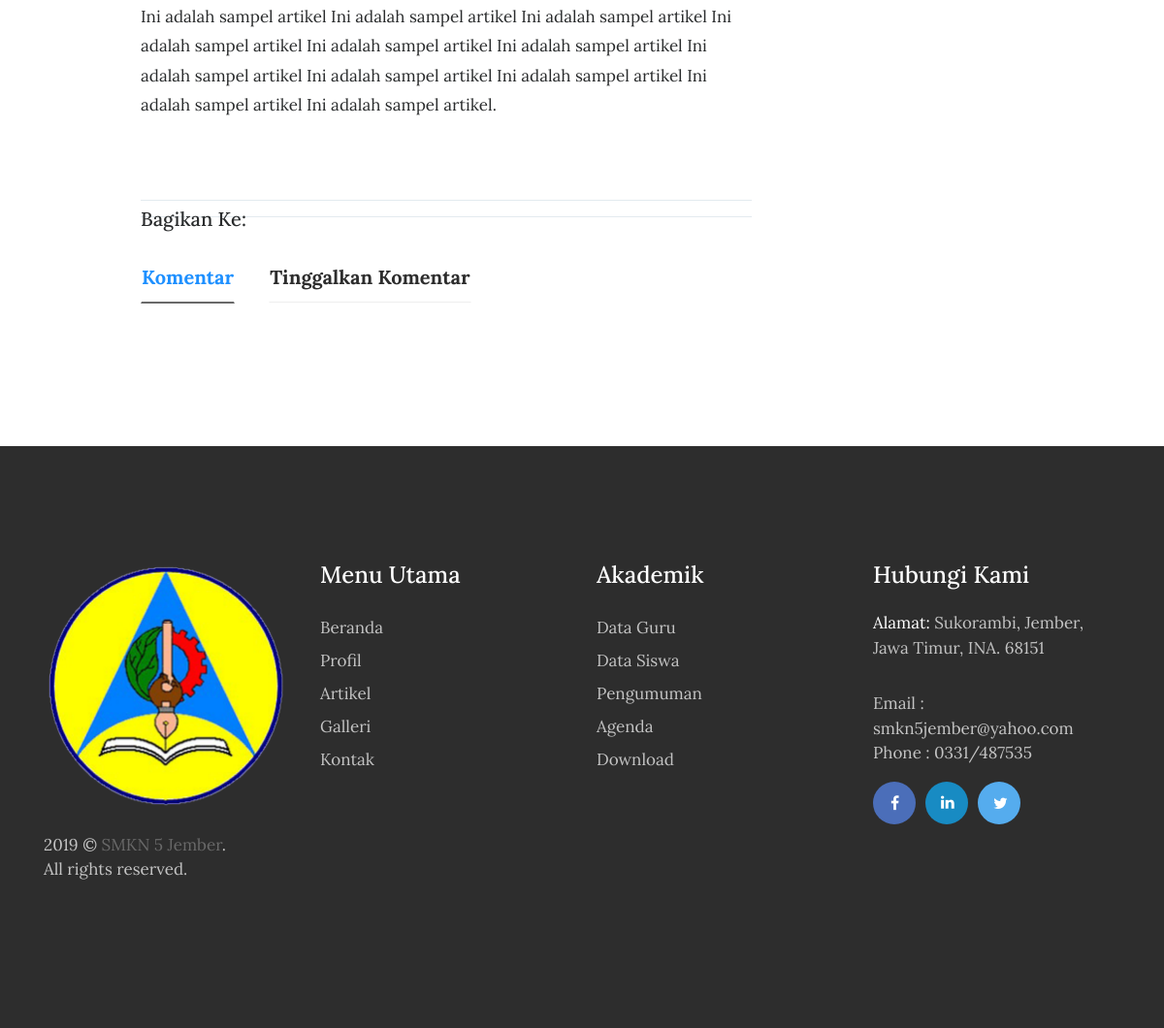
Before: /artikel/persiapan-siswa-menjelang-ujian-nasional (lower part) with the older database file.
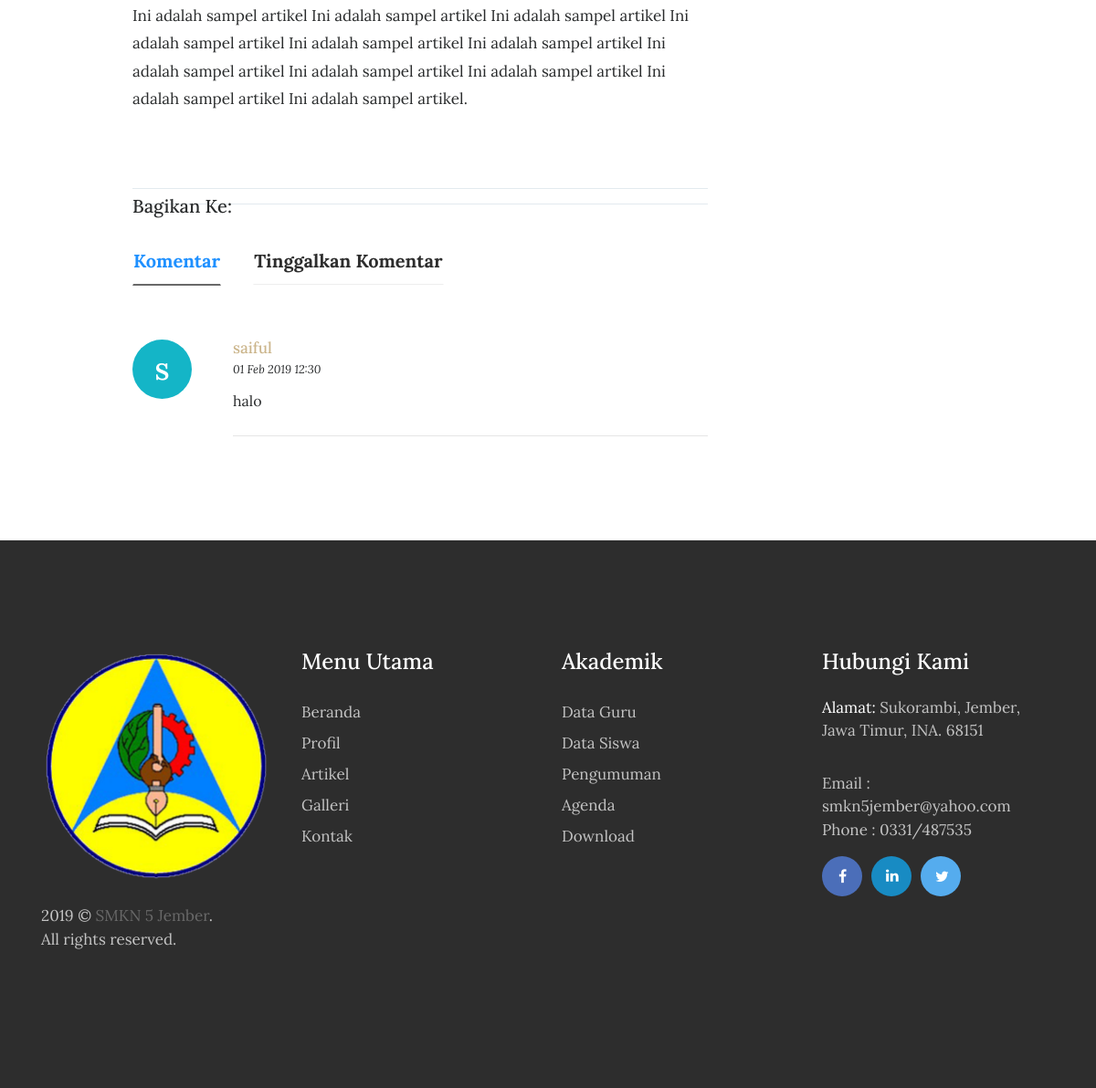
After: the same page with the newer database file.
### tables this page shows
CREATE TABLE `tbl_komentar` (
  `komentar_id` int(11) NOT NULL,
  `komentar_nama` varchar(30) DEFAULT NULL,
  `komentar_email` varchar(50) DEFAULT NULL,
  `komentar_isi` varchar(120) DEFAULT NULL,
  `komentar_tanggal` timestamp NULL DEFAULT CURRENT_TIMESTAMP,
  `komentar_status` varchar(2) DEFAULT NULL,
  `komentar_tulisan_id` int(11) DEFAULT NULL,
  `komentar_parent` int(11) DEFAULT '0'
);

### application/controllers/Blog.php (called while the page is built, shortened)
<?php
class Blog extends CI_Controller{
	function __construct(){
		$this->load->model('m_tulisan');
		$this->load->model('m_pengunjung');
	}
	function detail($slugs){
		$slug=htmlspecialchars($slugs,ENT_QUOTES);
		$query = $this->db->get_where('tbl_tulisan', array('tulisan_slug' => $slug));
		if($query->num_rows() > 0){
			$b=$query->row_array();
			$kode=$b['tulisan_id'];
			$this->db->query("UPDATE tbl_tulisan SET tulisan_views=tulisan_views+1 WHERE tulisan_id='$kode'");
			$data=$this->m_tulisan->get_berita_by_kode($kode);
			$row=$data->row_array();
			$x['id']=$row['tulisan_id'];
			$x['title']=$row['tulisan_judul'];
			$x['image']=$row['tulisan_gambar'];
			$x['blog'] =$row['tulisan_isi'];
			$x['tanggal']=$row['tanggal'];
			$x['author']=$row['tulisan_author'];
			$x['kategori']=$row['tulisan_kategori_nama'];
			$x['slug']=$row['tulisan_slug'];
			$x['show_komentar']=$this->m_tulisan->show_komentar_by_tulisan_id($kode);
			$x['category']=$this->db->get('tbl_kategori');
			$x['populer']=$this->db->query("SELECT * FROM tbl_tulisan ORDER BY tulisan_views DESC LIMIT 5");
			$this->load->view('depan/v_blog_detail',$x);
		}else{
			redirect('artikel');
		}
	}
}

### index.php (called while the page is built, shortened)
<?php
require_once BASEPATH.'core/CodeIgniter.php';

### application/models/M_tulisan.php (called while the page is built, shortened)
<?php
class M_tulisan extends CI_Model{
	function get_berita_by_kode($kode){
		$hsl=$this->db->query("SELECT tbl_tulisan.*,DATE_FORMAT(tulisan_tanggal,'%d/%m/%Y') AS tanggal FROM tbl_tulisan where tulisan_id='$kode'");
		return $hsl;
	}
	function show_komentar_by_tulisan_id($kode){
		$hsl=$this->db->query("SELECT * FROM tbl_komentar WHERE komentar_tulisan_id='$kode' AND komentar_status='1' AND komentar_parent='0'");
		return $hsl;
	}
}

### application/views/depan/v_blog_detail.php (the view, shortened to what the changed rows need)
<!DOCTYPE html>
<html lang="en">
<head>
    <link rel="stylesheet" href="<?php echo base_url().'theme/css/bootstrap.min.css'?>">
    <link rel="stylesheet" href="<?php echo base_url().'theme/css/font-awesome.min.css'?>">
    <link rel="stylesheet" href="<?php echo base_url().'theme/css/simple-line-icons.css'?>">
    <link rel="stylesheet" href="<?php echo base_url().'theme/css/owl.carousel.min.css'?>">
    <link href="<?php echo base_url().'theme/css/style.css'?>" rel="stylesheet">
    <link href="<?php echo base_url().'theme/css/jssocials.css'?>" rel="stylesheet">
    <link href="<?php echo base_url().'theme/css/jssocials-theme-flat.css'?>" rel="stylesheet">
</head>
<body>
<section class="blog-wrap">
    <div class="container">
        <div class="row">
            <div class="col-md-8">
                <div class="blog-tiltle_block">
                    <div class="blogpost-tabs">
                        <div class="tab-content">
                            <div class="tab-pane active" id="comments" role="tabpanel">
                              <?php
                                  $colors = array(
                                      '#ff9e67',
                                      '#10bdff',
                                      '#14b5c7',
                                      '#f98182',
                                      '#8f9ce2',
                                      '#ee2b33',
                                      '#d4ec15',
                                      '#613021',
                                  );
                                  foreach ($show_komentar->result() as $row) :
                                  shuffle($colors);
                                ?>
                                <div class="row">
                                    <div class="col-md-12">
                                        <div class="row">
                                            <div class="col-md-2">
                                                <div class="blodpost-tab-img" style="background-color:<?php echo reset($colors);?>;width: 65px;height: 65px;border-radius:50px 50px 50px 50px;">
                                                    <center><h2 style="padding-top:20%;color:#fff;"><?php echo substr($row->komentar_nama,0,1);?></h2></center>
                                                </div>
                                            </div>
                                            <div class="col-md-10">
                                                <div class="blogpost-tab-description">
                                                    <h6><?php echo $row->komentar_nama;?></h6><small><em><?php echo date("d M Y H:i", strtotime($row->komentar_tanggal));?></em></small>
                                                    <p><?php echo $row->komentar_isi;?></p>
                                                </div>
                                                <hr>
                                            </div>
                                        </div>
                                    </div>
                                </div>
                                <?php endforeach;?>
                            </div>
                        </div>
                    </div>
                </div>
            </div>
        </div>
    </div>
</section>
    </body>
    </html>

Changed rows visible on the page:
added tbl_komentar: komentar_nama "s", komentar_nama "saiful", komentar_tanggal "01 Feb 2019 12:30", komentar_isi "halo"
